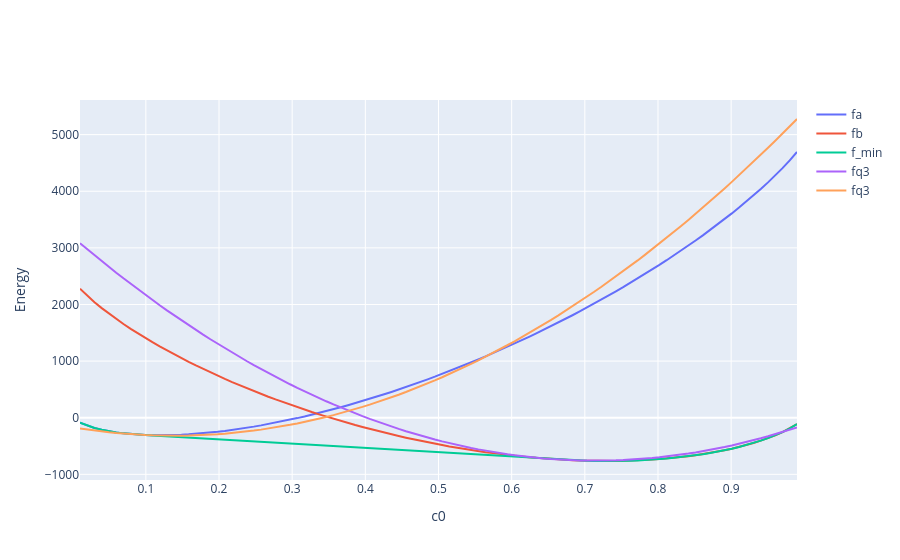

Here is the notebook cell this chart was saved with:
### Code cell
import copy

fig_q = copy.deepcopy(fig_fafbfmin)
fig_q.add_trace(go.Scatter(x=x_values, y=fq3(c0=x_values, Va=0), mode='lines', name='fq3'))
fig_q.add_trace(go.Scatter(x=x_values, y=fq3(c0=x_values, Va=1), mode='lines', name='fq3'))

fig_q.show()

Fq3 = fq3(c0=X.ravel(),  Va=Y.ravel()).reshape(X.shape)
